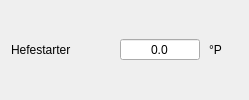
            <widget class="QWidget" name="wdgSWAnteilHefestarter" native="true">
             <layout class="QHBoxLayout" name="horizontalLayout_20">
              <property name="spacing">
               <number>9</number>
              </property>
              <property name="topMargin">
               <number>0</number>
              </property>
              <property name="rightMargin">
               <number>0</number>
              </property>
              <property name="bottomMargin">
               <number>0</number>
              </property>
              <item>
               <widget class="QLabel" name="label_79">
                <property name="text">
                 <string>Hefestarter</string>
                </property>
               </widget>
              </item>
              <item>
               <spacer name="horizontalSpacer_17">
                <property name="orientation">
                 <enum>Qt::Orientation::Horizontal</enum>
                </property>
                <property name="sizeHint" stdset="0">
                 <size>
                  <width>40</width>
                  <height>20</height>
                 </size>
                </property>
               </spacer>
              </item>
              <item>
               <widget class="DoubleSpinBoxSud" name="tbSWAnteilHefestarter">
                <property name="minimumSize">
                 <size>
                  <width>80</width>
                  <height>0</height>
                 </size>
                </property>
                <property name="toolTip">
                 <string>&lt;html&gt;&lt;head/&gt;&lt;body&gt;&lt;p&gt;Hier wird der Anteil an Stammwürze des &lt;span style=&quot; font-weight:600;&quot;&gt;Hefestarters&lt;/span&gt; angezeigt.&lt;/p&gt;&lt;/body&gt;&lt;/html&gt;</string>
                </property>
                <property name="alignment">
                 <set>Qt::AlignmentFlag::AlignCenter</set>
                </property>
                <property name="readOnly">
                 <bool>true</bool>
                </property>
                <property name="buttonSymbols">
                 <enum>QAbstractSpinBox::ButtonSymbols::NoButtons</enum>
                </property>
                <property name="decimals">
                 <number>1</number>
                </property>
               </widget>
              </item>
              <item>
               <widget class="QLabel" name="label_80">
                <property name="minimumSize">
                 <size>
                  <width>40</width>
                  <height>0</height>
                 </size>
                </property>
                <property name="text">
                 <string notr="true">°P</string>
                </property>
               </widget>
              </item>
             </layout>
            </widget>
